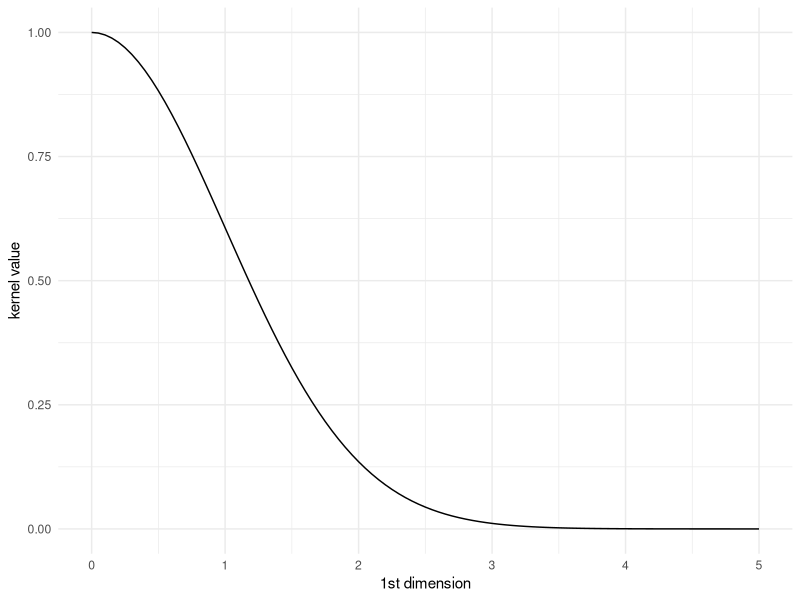
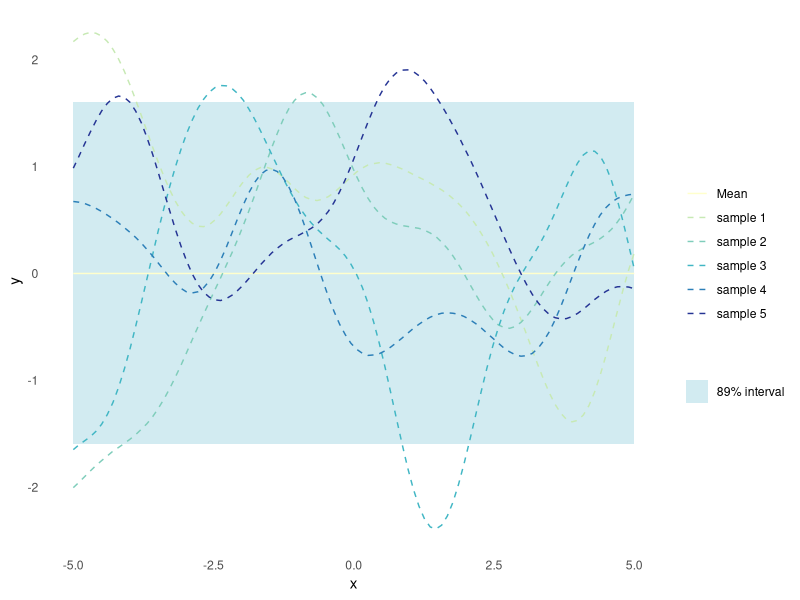
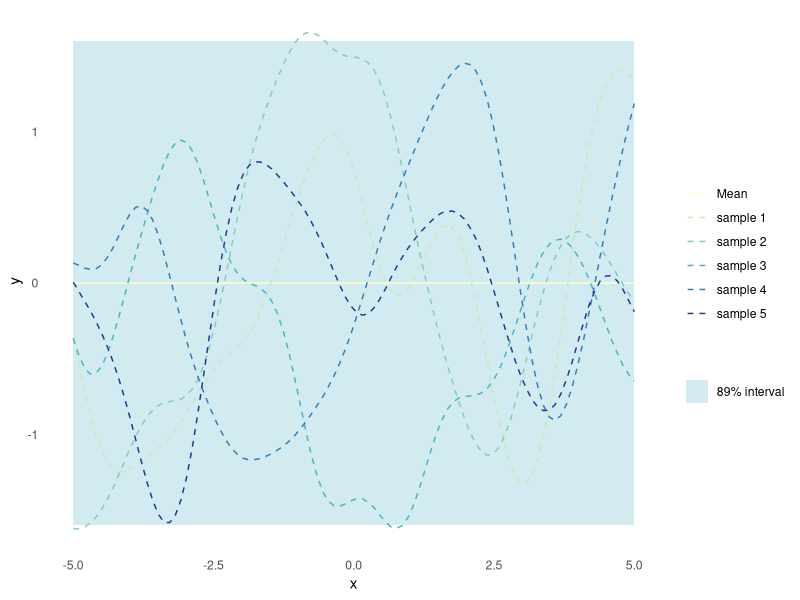
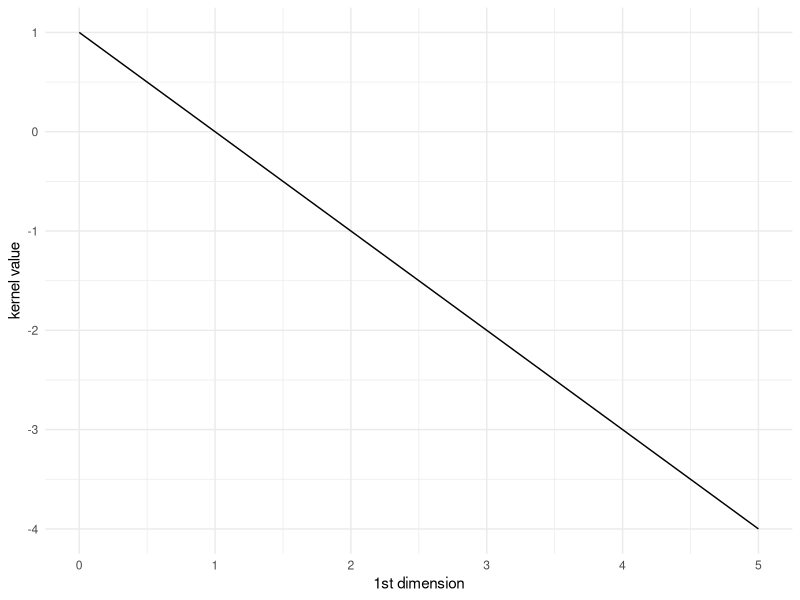
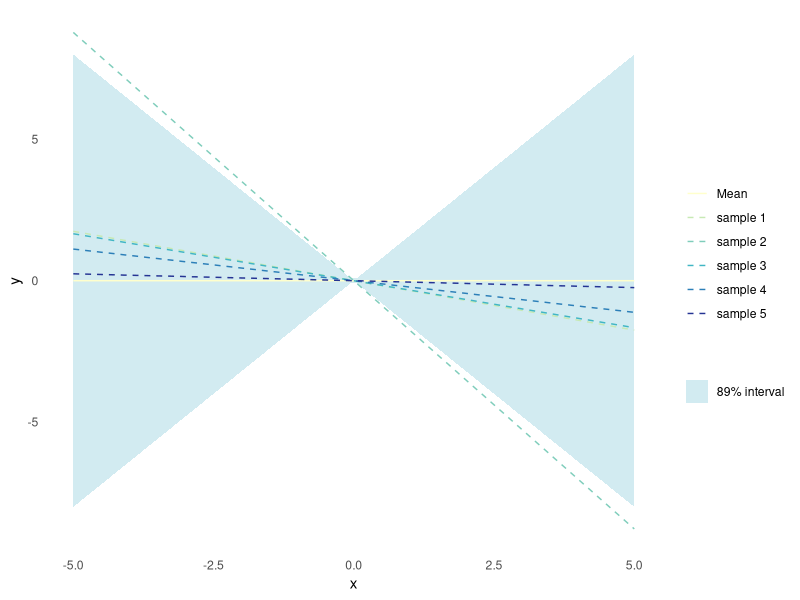

Source code (R) for these figures, in order:
## ---- chunk 1
library(ggplot2)
library(magrittr)
set.seed(4444)
## ---- chunk 2
plot_kernel_value <- function(kernel, ...) {
  tibble::tibble(
    X1 = seq(0, 5, by = 0.05),
    X2 = rep(0, length(X1)),
    kv = purrr::map2_dbl(X1, X2, kernel, ...)
  ) %>%
    ggplot(aes(x = X1, y = kv)) +
    geom_line() +
    labs(x = "1st dimension", y = "kernel value") +
    theme_minimal()
}
## ---- chunk 3
#' Random Samples from a Multivariate Gaussian
#' 
#' This implementation is similar to MASS::mvrnorm, but uses chlosky
#' decomposition instead. This should be more stable but is less efficient than
#' the MASS implementation, which recycles the eigen decomposition for the
#' sampling part.
#'
#' @param n number of samples to sample
#' @param mu the mean of each input dimension
#' @param sigma the covariance matrix
#' @param epsilon numerical tolerance added to the diagonal of the covariance
#'  matrix. This is necessary for the Cholesky decomposition, in some cases.
#'
#' @return numerical vector of n samples
rmvnorm <- function(n = 1, mu, sigma, epsilon = 1e-6) {
    p <- length(mu)
    if(!all(dim(sigma) == c(p, p))) stop("incompatible dimensions of arguments")
    ev <- eigen(sigma, symmetric = TRUE)$values
    if(!all(ev >= -epsilon*abs(ev[1L]))) {
      stop("The covariance matrix (sigma) is not positive definite")
    }
    cholesky <- chol(sigma + diag(p)*epsilon)
    sample <- rnorm(p*n, 0, 1)
    dim(sample) <- c(n, p)
    sweep(sample %*% cholesky, 2, mu, FUN = `+`)
}

plot_gp <- function(kernel, ...) {
  n_samples <- 5
  X_predict <- matrix(seq(-5, 5, length.out = 100), 100, 1)
  mu <- rep(0, times = length(X_predict))
  sigma <- rlang::exec(kernel, X1 = X_predict, X2 = X_predict, ...)
  samples <- rmvnorm(n = n_samples, mu, sigma)
  p <- tibble::as_tibble(
    t(samples),
    .name_repair = ~ paste("sample", seq(1, n_samples))
  ) %>%
    dplyr::mutate(
    x = X_predict,
    uncertainty = 1.6*sqrt(diag(sigma)),
    mu = mu,
    lower = mu - uncertainty,
    upper = mu + uncertainty
  ) %>%
    ggplot(aes(x = x)) +
    geom_ribbon(
      aes(ymin = lower, ymax = upper, fill = "89% interval"),
      alpha = 0.2
    ) +
    geom_line(aes(y = mu, colour = "Mean")) +
    theme_minimal() +
    labs(
      y = "y",
      x = "x",
      colour = "",
      fill = ""
    ) +
    theme(panel.grid = element_blank())
  Reduce(
    `+`,
    init = p,
    x = lapply(paste("sample", seq(1, n_samples)), function(s) {
      geom_line(aes(y = .data[[s]], colour = s), linetype = 2)
    })
  ) +
    scale_colour_brewer(palette = "YlGnBu") +
    scale_fill_manual(values = list("89% interval" = "#219ebc"))
}
## ---- chunk 4
#' RBF Kernel
#'
#' @param X1 matrix of dimensions (n, d). Vectors are coerced to (1, d).
#' @param X2 matrix of dimensions (m, d). Vectors are coerced to (1, d).
#' @param l length scale
#' @param sigma_f scale parameter 
#'
#' @return matrix of dimensions (n, m)
rbf_kernel <- function(X1, X2, l = 1.0, sigma_f = 1.0) {
  if (is.null(dim(X1))) dim(X1) <- c(1, length(X1))
  if (is.null(dim(X2))) dim(X2) <- c(1, length(X2))
  sqdist <- (- 2*(X1 %*% t(X2))) %>%
    add(rowSums(X1**2, dims = 1)) %>%
    sweep(2, rowSums(X2**2, dims = 1), `+`)
  sigma_f**2 * exp(-0.5 / l**2 * sqdist)
}
## ---- chunk 5
plot_kernel_value(rbf_kernel)
## ---- chunk 6
plot_gp(rbf_kernel)
## ---- chunk 7
matern_kernel <- function(X1, X2, nu = 2.5, lengthscale = 1, sigma = 1) {
  if (is.null(dim(X1))) dim(X1) <- c(1, length(X1))
  if (is.null(dim(X2))) dim(X2) <- c(1, length(X2))
  distance <- (- 2*(X1 %*% t(X2))) %>%
    add(rowSums(X1**2, dims = 1)) %>%
    sweep(2, rowSums(X2**2, dims = 1), `+`) %>%
    sqrt()
  term <- sqrt(2 * nu) * distance / lengthscale
  K <- sigma * (2^(1 - nu) / gamma(nu)) * (term^nu) * besselK(term, nu)
  K[distance == 0] <- 1
  K
}

plot_gp(matern_kernel, nu = 10)
## ---- chunk 8
# Define the Periodic Kernel function
periodic_kernel <- function(X1, X2, sigma2, length_scale, period) {
  # Calculate pairwise distances between input points
  D <- as.matrix(dist(rbind(X1, X2)))
  
  # Calculate the kernel matrix element for each pair of input points
  K <- sigma2 * exp(-2 * sin(pi * D / period)^2 / length_scale^2)
  
  # Return the covariance matrix
  return(K[1:length(X1), (length(X1)+1):(length(X1)+length(X2))])
}

## ---- chunk 9
linear_kernel <- function(X1, X2, alpha = 0, sigma = 0) {
  if (is.null(dim(X1))) dim(X1) <- c(1, length(X1))
  if (is.null(dim(X2))) dim(X2) <- c(1, length(X2))
  sigma^2 + (X1 - alpha) %*% t(X2 - alpha)
}
## ---- chunk 10
plot_kernel_value(linear_kernel, alpha = 1)
## ---- chunk 11
plot_gp(linear_kernel)
## ---- chunk 12
hamming_kernel <- function(x, y) {
  L <- length(x)
  kernel <- sum(x == y) / L
  return(kernel)
}

## ---- chunk 13
chi_squared_kernel <- function(x, y) {
  # x: vector of histogram bin counts or probabilities
  # y: vector of histogram bin counts or probabilities
  
  # Check that x and y have the same length
  if (length(x) != length(y)) {
    stop("Input vectors must have the same length")
  }
  
  # Compute chi-squared distance between x and y
  dist <- sum((x - y)^2 / (x + y))
  
  # Compute chi-squared kernel using distance
  kernel <- exp(-0.5 * dist)
  
  return(kernel)
}

## ---- chunk 14
# Anisotropic RBF kernel (vectorized)
aniso_rbf_kernel <- function(X1, X2, gamma, l) {
  # X1: n x p matrix
  # X2: m x p matrix
  # gamma: scalar, the kernel width parameter
  # l: p-dimensional vector, the length scale parameter
  
  n <- nrow(X1)
  m <- nrow(X2)
  
  # Compute the squared Euclidean distance between every pair of points
  D <- -2 * crossprod(X1, X2, sparse = TRUE) +
    rowSums(X1^2) %*% rep(1, m) +
    rep(1, n) %*% t(colSums(X2^2))
  D <- sqrt(max(0, D))
  
  # Compute the kernel matrix using the RBF kernel function
  K <- exp(-gamma * (D^2 / outer(l^2, rep(1, m), "*")))
  
  return(K)
}

## ---- chunk 15
mixed_kernel <- function(X1, X2, gamma, l, kernel_type) {
  # X1: n x p matrix
  # X2: m x p matrix
  # gamma: scalar, the kernel width parameter
  # l: p-dimensional vector, the length scale parameter
  # kernel_type: p-dimensional vector, specifies the kernel type for each dimension
  
  n <- nrow(X1)
  m <- nrow(X2)
  p <- ncol(X1)
  
  # Initialize kernel matrix to zeros
  K <- matrix(0, n, m)
  
  for (i in 1:p) {
    # Compute kernel matrix for current dimension
    if (kernel_type[i] == "rbf") {
      K_i <- exp(-gamma * ((X1[,i] %*% t(rep(1,m)))^2 + (rep(1,n) %*% t(X2[,i]))^2 - 2*X1[,i] %*% t(X2[,i])) / l[i]^2)
    } else if (kernel_type[i] == "linear") {
      K_i <- X1[,i] %*% t(X2[,i])
    } else {
      stop("Unsupported kernel type")
    }
    
    # Add kernel matrix to mixed kernel matrix
    K <- K + K_i
  }
  
  return(K)
}
